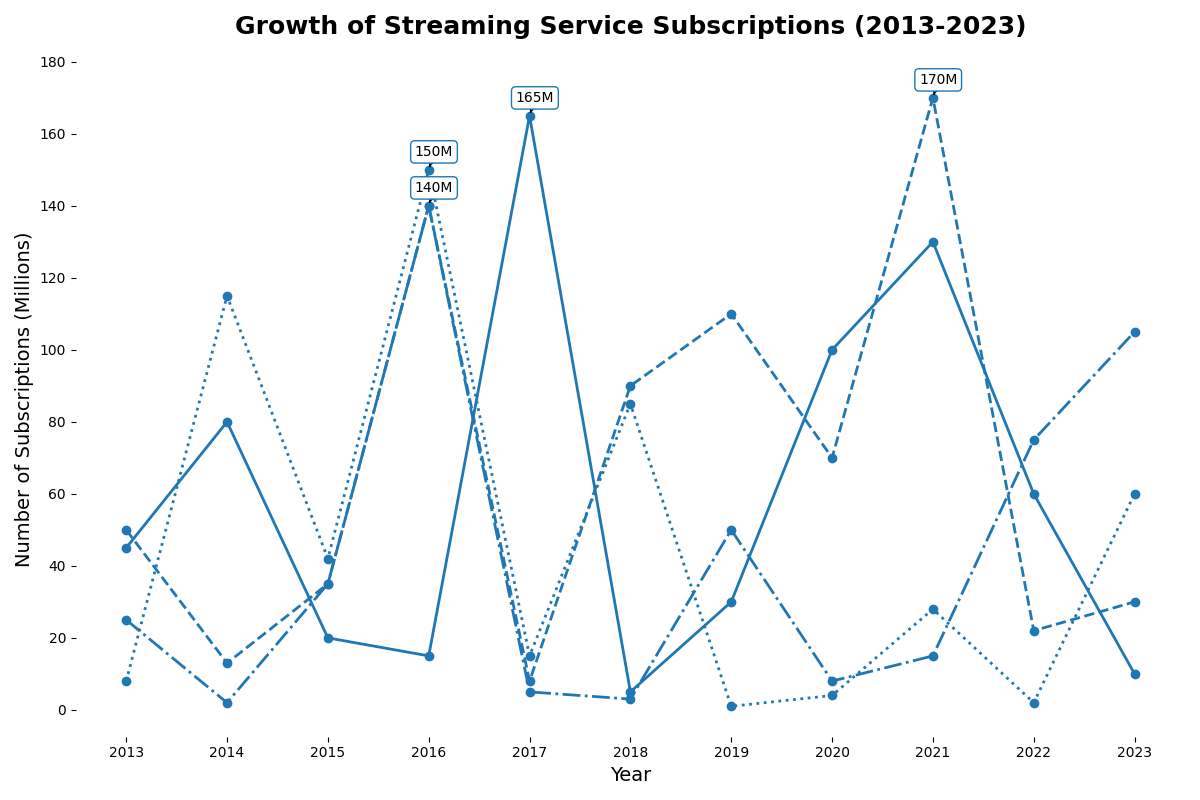

Reproduce this figure in Python.
import matplotlib.pyplot as plt
import numpy as np

years = np.arange(2013, 2024)

service_a = np.array([45, 80, 20, 15, 165, 5, 30, 100, 130, 60, 10])
service_b = np.array([50, 13, 35, 140, 8, 90, 110, 70, 170, 22, 30])
service_c = np.array([25, 2, 35, 140, 5, 3, 50, 8, 15, 75, 105])
service_d = np.array([8, 115, 42, 150, 15, 85, 1, 4, 28, 2, 60])

fig, ax = plt.subplots(figsize=(12, 8))

line_styles = ['-', '--', '-.', ':']
services = [service_a, service_b, service_c, service_d]

uniform_color = '#1f77b4'  # Using a single color for all data groups

for service, linestyle in zip(services, line_styles):
    ax.plot(years, service, linestyle=linestyle, color=uniform_color, linewidth=2, marker='o', markersize=6)

ax.set_title('Growth of Streaming Service Subscriptions (2013-2023)', fontsize=18, fontweight='bold', pad=20)
ax.set_xlabel('Year', fontsize=14)
ax.set_ylabel('Number of Subscriptions (Millions)', fontsize=14)
ax.set_xticks(years)
ax.set_yticks(np.arange(0, 181, 20))

ax.spines['top'].set_visible(False)
ax.spines['right'].set_visible(False)
ax.spines['left'].set_visible(False)
ax.spines['bottom'].set_visible(False)

for service in services:
    peak_year = 2013 + np.argmax(service)
    peak_value = max(service)
    ax.annotate(f'{peak_value}M', xy=(peak_year, peak_value), xytext=(-10, 10),
                textcoords='offset points', fontsize=10,
                arrowprops=dict(facecolor=uniform_color, arrowstyle='->'),
                bbox=dict(facecolor='white', edgecolor=uniform_color, boxstyle='round,pad=0.3'))

plt.tight_layout()

plt.show()
